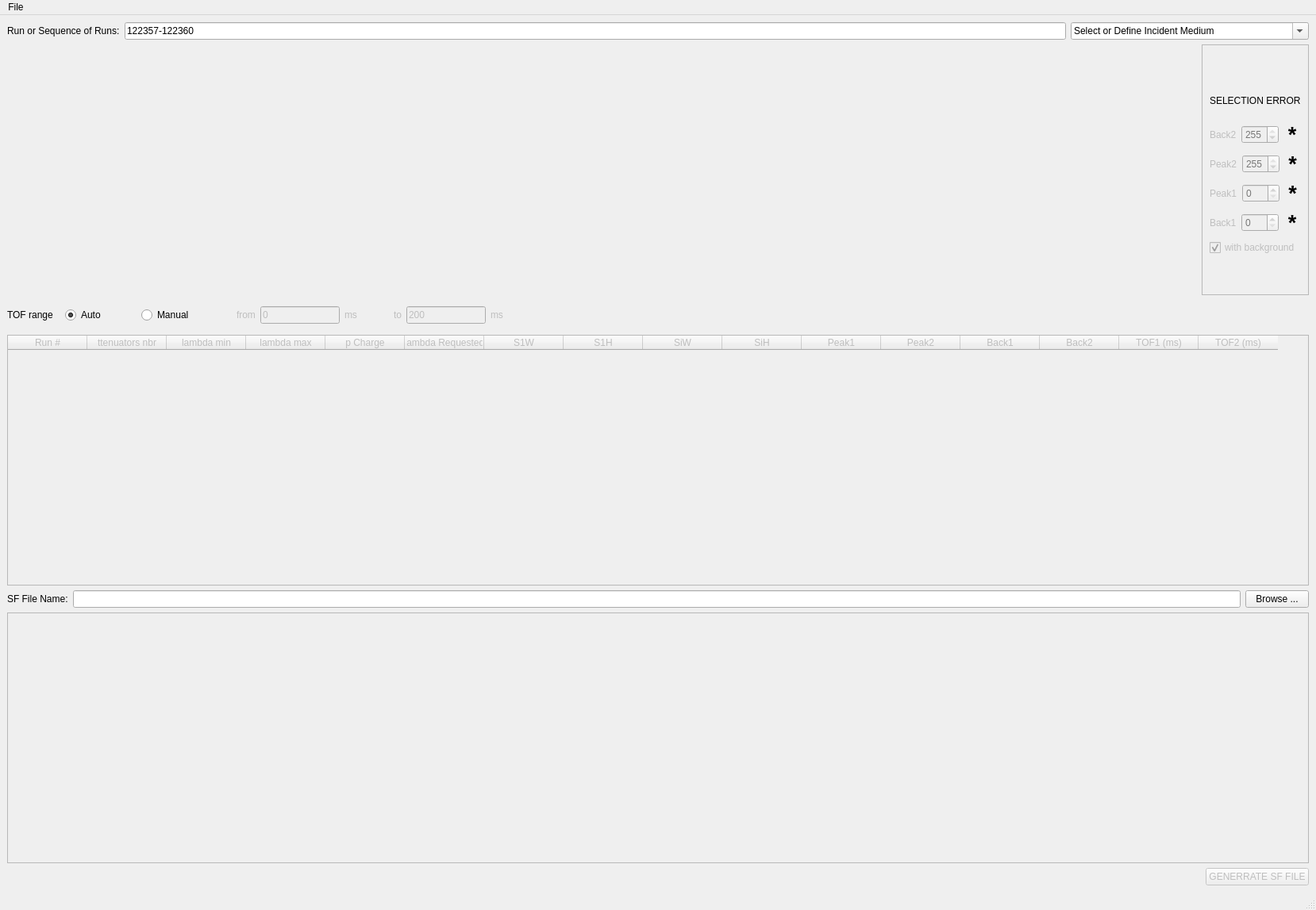
<?xml version="1.0" encoding="UTF-8"?>
<ui version="4.0">
 <class>MainWindow</class>
 <widget class="QMainWindow" name="MainWindow">
  <property name="geometry">
   <rect>
    <x>0</x>
    <y>0</y>
    <width>1658</width>
    <height>1147</height>
   </rect>
  </property>
  <property name="windowTitle">
   <string>SF Calculator</string>
  </property>
  <widget class="QWidget" name="centralwidget">
   <layout class="QHBoxLayout" name="horizontalLayout_5">
    <item>
     <layout class="QVBoxLayout" name="verticalLayout">
      <item>
       <layout class="QHBoxLayout" name="horizontalLayout_2">
        <item>
         <widget class="QLabel" name="label">
          <property name="text">
           <string>Run or Sequence of Runs:</string>
          </property>
         </widget>
        </item>
        <item>
         <widget class="QLineEdit" name="runSequenceLineEdit">
          <property name="toolTip">
           <string>1234 or 1234,1236,1239 or 1234-1238</string>
          </property>
          <property name="text">
           <string>122357-122360</string>
          </property>
         </widget>
        </item>
        <item>
         <widget class="QComboBox" name="incidentMediumComboBox">
          <property name="minimumSize">
           <size>
            <width>300</width>
            <height>0</height>
           </size>
          </property>
          <property name="editable">
           <bool>true</bool>
          </property>
          <item>
           <property name="text">
            <string>Select or Define Incident Medium</string>
           </property>
          </item>
         </widget>
        </item>
       </layout>
      </item>
      <item>
       <layout class="QHBoxLayout" name="horizontalLayout">
        <item>
         <widget class="MPLWidgetNoLog" name="yt_plot" native="true">
          <property name="enabled">
           <bool>false</bool>
          </property>
          <property name="sizePolicy">
           <sizepolicy hsizetype="Expanding" vsizetype="Expanding">
            <horstretch>0</horstretch>
            <verstretch>0</verstretch>
           </sizepolicy>
          </property>
         </widget>
        </item>
        <item>
         <widget class="MPLWidgetXLog" name="yi_plot" native="true">
          <property name="enabled">
           <bool>false</bool>
          </property>
          <property name="sizePolicy">
           <sizepolicy hsizetype="Expanding" vsizetype="Expanding">
            <horstretch>0</horstretch>
            <verstretch>0</verstretch>
           </sizepolicy>
          </property>
         </widget>
        </item>
        <item>
         <widget class="QFrame" name="frame_11">
          <property name="maximumSize">
           <size>
            <width>180</width>
            <height>16777215</height>
           </size>
          </property>
          <property name="frameShape">
           <enum>QFrame::StyledPanel</enum>
          </property>
          <property name="frameShadow">
           <enum>QFrame::Raised</enum>
          </property>
          <layout class="QVBoxLayout" name="verticalLayout_26">
           <item>
            <spacer name="verticalSpacer_5">
             <property name="orientation">
              <enum>Qt::Vertical</enum>
             </property>
             <property name="sizeType">
              <enum>QSizePolicy::Minimum</enum>
             </property>
             <property name="sizeHint" stdset="0">
              <size>
               <width>20</width>
               <height>40</height>
              </size>
             </property>
            </spacer>
           </item>
           <item>
            <widget class="QLabel" name="error_label">
             <property name="text">
              <string>SELECTION ERROR</string>
             </property>
            </widget>
           </item>
           <item>
            <layout class="QVBoxLayout" name="verticalLayout_28">
             <item>
              <layout class="QHBoxLayout" name="horizontalLayout_32">
               <item>
                <widget class="QLabel" name="dataBackFromLabel">
                 <property name="enabled">
                  <bool>false</bool>
                 </property>
                 <property name="text">
                  <string>Back2</string>
                 </property>
                </widget>
               </item>
               <item>
                <widget class="QSpinBox" name="dataBackToValue">
                 <property name="enabled">
                  <bool>false</bool>
                 </property>
                 <property name="palette">
                  <palette>
                   <active>
                    <colorrole role="Text">
                     <brush brushstyle="SolidPattern">
                      <color alpha="255">
                       <red>255</red>
                       <green>0</green>
                       <blue>0</blue>
                      </color>
                     </brush>
                    </colorrole>
                   </active>
                   <inactive>
                    <colorrole role="Text">
                     <brush brushstyle="SolidPattern">
                      <color alpha="255">
                       <red>255</red>
                       <green>0</green>
                       <blue>0</blue>
                      </color>
                     </brush>
                    </colorrole>
                   </inactive>
                   <disabled>
                    <colorrole role="Text">
                     <brush brushstyle="SolidPattern">
                      <color alpha="255">
                       <red>118</red>
                       <green>118</green>
                       <blue>117</blue>
                      </color>
                     </brush>
                    </colorrole>
                   </disabled>
                  </palette>
                 </property>
                 <property name="maximum">
                  <number>255</number>
                 </property>
                 <property name="value">
                  <number>255</number>
                 </property>
                </widget>
               </item>
               <item>
                <widget class="QLabel" name="back2_error">
                 <property name="font">
                  <font>
                   <pointsize>20</pointsize>
                   <weight>75</weight>
                   <bold>true</bold>
                  </font>
                 </property>
                 <property name="accessibleDescription">
                  <string/>
                 </property>
                 <property name="text">
                  <string>*</string>
                 </property>
                 <property name="alignment">
                  <set>Qt::AlignCenter</set>
                 </property>
                </widget>
               </item>
              </layout>
             </item>
             <item>
              <layout class="QHBoxLayout" name="horizontalLayout_33">
               <item>
                <widget class="QLabel" name="dataPeakFromLabel">
                 <property name="enabled">
                  <bool>false</bool>
                 </property>
                 <property name="text">
                  <string>Peak2</string>
                 </property>
                </widget>
               </item>
               <item>
                <widget class="QSpinBox" name="dataPeakToValue">
                 <property name="enabled">
                  <bool>false</bool>
                 </property>
                 <property name="palette">
                  <palette>
                   <active>
                    <colorrole role="Text">
                     <brush brushstyle="SolidPattern">
                      <color alpha="255">
                       <red>0</red>
                       <green>255</green>
                       <blue>0</blue>
                      </color>
                     </brush>
                    </colorrole>
                   </active>
                   <inactive>
                    <colorrole role="Text">
                     <brush brushstyle="SolidPattern">
                      <color alpha="255">
                       <red>0</red>
                       <green>255</green>
                       <blue>0</blue>
                      </color>
                     </brush>
                    </colorrole>
                   </inactive>
                   <disabled>
                    <colorrole role="Text">
                     <brush brushstyle="SolidPattern">
                      <color alpha="255">
                       <red>118</red>
                       <green>118</green>
                       <blue>117</blue>
                      </color>
                     </brush>
                    </colorrole>
                   </disabled>
                  </palette>
                 </property>
                 <property name="maximum">
                  <number>255</number>
                 </property>
                 <property name="value">
                  <number>255</number>
                 </property>
                </widget>
               </item>
               <item>
                <widget class="QLabel" name="peak2_error">
                 <property name="font">
                  <font>
                   <pointsize>20</pointsize>
                   <weight>75</weight>
                   <bold>true</bold>
                  </font>
                 </property>
                 <property name="accessibleDescription">
                  <string/>
                 </property>
                 <property name="text">
                  <string>*</string>
                 </property>
                 <property name="alignment">
                  <set>Qt::AlignCenter</set>
                 </property>
                </widget>
               </item>
              </layout>
             </item>
             <item>
              <layout class="QHBoxLayout" name="horizontalLayout_34">
               <item>
                <widget class="QLabel" name="dataPeakToLabel">
                 <property name="enabled">
                  <bool>false</bool>
                 </property>
                 <property name="text">
                  <string>Peak1</string>
                 </property>
                </widget>
               </item>
               <item>
                <widget class="QSpinBox" name="dataPeakFromValue">
                 <property name="enabled">
                  <bool>false</bool>
                 </property>
                 <property name="palette">
                  <palette>
                   <active>
                    <colorrole role="Text">
                     <brush brushstyle="SolidPattern">
                      <color alpha="255">
                       <red>0</red>
                       <green>255</green>
                       <blue>0</blue>
                      </color>
                     </brush>
                    </colorrole>
                   </active>
                   <inactive>
                    <colorrole role="Text">
                     <brush brushstyle="SolidPattern">
                      <color alpha="255">
                       <red>0</red>
                       <green>255</green>
                       <blue>0</blue>
                      </color>
                     </brush>
                    </colorrole>
                   </inactive>
                   <disabled>
                    <colorrole role="Text">
                     <brush brushstyle="SolidPattern">
                      <color alpha="255">
                       <red>118</red>
                       <green>118</green>
                       <blue>117</blue>
                      </color>
                     </brush>
                    </colorrole>
                   </disabled>
                  </palette>
                 </property>
                 <property name="maximum">
                  <number>255</number>
                 </property>
                 <property name="value">
                  <number>0</number>
                 </property>
                </widget>
               </item>
               <item>
                <widget class="QLabel" name="peak1_error">
                 <property name="font">
                  <font>
                   <pointsize>20</pointsize>
                   <weight>75</weight>
                   <bold>true</bold>
                  </font>
                 </property>
                 <property name="accessibleDescription">
                  <string/>
                 </property>
                 <property name="text">
                  <string>*</string>
                 </property>
                 <property name="alignment">
                  <set>Qt::AlignCenter</set>
                 </property>
                </widget>
               </item>
              </layout>
             </item>
             <item>
              <layout class="QHBoxLayout" name="horizontalLayout_35">
               <item>
                <widget class="QLabel" name="dataBackToLabel">
                 <property name="enabled">
                  <bool>false</bool>
                 </property>
                 <property name="text">
                  <string>Back1</string>
                 </property>
                </widget>
               </item>
               <item>
                <widget class="QSpinBox" name="dataBackFromValue">
                 <property name="enabled">
                  <bool>false</bool>
                 </property>
                 <property name="palette">
                  <palette>
                   <active>
                    <colorrole role="Text">
                     <brush brushstyle="SolidPattern">
                      <color alpha="255">
                       <red>255</red>
                       <green>0</green>
                       <blue>0</blue>
                      </color>
                     </brush>
                    </colorrole>
                   </active>
                   <inactive>
                    <colorrole role="Text">
                     <brush brushstyle="SolidPattern">
                      <color alpha="255">
                       <red>255</red>
                       <green>0</green>
                       <blue>0</blue>
                      </color>
                     </brush>
                    </colorrole>
                   </inactive>
                   <disabled>
                    <colorrole role="Text">
                     <brush brushstyle="SolidPattern">
                      <color alpha="255">
                       <red>118</red>
                       <green>118</green>
                       <blue>117</blue>
                      </color>
                     </brush>
                    </colorrole>
                   </disabled>
                  </palette>
                 </property>
                 <property name="maximum">
                  <number>255</number>
                 </property>
                 <property name="value">
                  <number>0</number>
                 </property>
                </widget>
               </item>
               <item>
                <widget class="QLabel" name="back1_error">
                 <property name="font">
                  <font>
                   <pointsize>20</pointsize>
                   <weight>75</weight>
                   <bold>true</bold>
                  </font>
                 </property>
                 <property name="accessibleDescription">
                  <string/>
                 </property>
                 <property name="text">
                  <string>*</string>
                 </property>
                 <property name="alignment">
                  <set>Qt::AlignCenter</set>
                 </property>
                </widget>
               </item>
              </layout>
             </item>
             <item>
              <widget class="QCheckBox" name="dataBackgroundFlag">
               <property name="enabled">
                <bool>false</bool>
               </property>
               <property name="text">
                <string>with background</string>
               </property>
               <property name="checked">
                <bool>true</bool>
               </property>
              </widget>
             </item>
            </layout>
           </item>
           <item>
            <spacer name="verticalSpacer_6">
             <property name="orientation">
              <enum>Qt::Vertical</enum>
             </property>
             <property name="sizeType">
              <enum>QSizePolicy::Minimum</enum>
             </property>
             <property name="sizeHint" stdset="0">
              <size>
               <width>20</width>
               <height>40</height>
              </size>
             </property>
            </spacer>
           </item>
          </layout>
         </widget>
        </item>
       </layout>
      </item>
      <item>
       <layout class="QHBoxLayout" name="horizontalLayout_40">
        <item>
         <widget class="QLabel" name="dataTOFmanualLabel">
          <property name="enabled">
           <bool>true</bool>
          </property>
          <property name="text">
           <string>TOF range</string>
          </property>
         </widget>
        </item>
        <item>
         <widget class="QFrame" name="frame_14">
          <property name="frameShape">
           <enum>QFrame::NoFrame</enum>
          </property>
          <property name="frameShadow">
           <enum>QFrame::Raised</enum>
          </property>
          <property name="lineWidth">
           <number>0</number>
          </property>
          <layout class="QHBoxLayout" name="horizontalLayout_41">
           <item>
            <layout class="QHBoxLayout" name="horizontalLayout_42">
             <item>
              <widget class="QRadioButton" name="dataTOFautoMode">
               <property name="text">
                <string>Auto</string>
               </property>
               <property name="checked">
                <bool>true</bool>
               </property>
               <property name="autoExclusive">
                <bool>true</bool>
               </property>
              </widget>
             </item>
             <item>
              <spacer name="horizontalSpacer_20">
               <property name="orientation">
                <enum>Qt::Horizontal</enum>
               </property>
               <property name="sizeType">
                <enum>QSizePolicy::Maximum</enum>
               </property>
               <property name="sizeHint" stdset="0">
                <size>
                 <width>40</width>
                 <height>20</height>
                </size>
               </property>
              </spacer>
             </item>
             <item>
              <widget class="QRadioButton" name="dataTOFmanualMode">
               <property name="enabled">
                <bool>true</bool>
               </property>
               <property name="text">
                <string>Manual</string>
               </property>
               <property name="autoExclusive">
                <bool>true</bool>
               </property>
              </widget>
             </item>
            </layout>
           </item>
          </layout>
         </widget>
        </item>
        <item>
         <spacer name="horizontalSpacer_22">
          <property name="orientation">
           <enum>Qt::Horizontal</enum>
          </property>
          <property name="sizeType">
           <enum>QSizePolicy::Maximum</enum>
          </property>
          <property name="sizeHint" stdset="0">
           <size>
            <width>40</width>
            <height>20</height>
           </size>
          </property>
         </spacer>
        </item>
        <item>
         <widget class="QLabel" name="TOFmanualFromLabel">
          <property name="enabled">
           <bool>false</bool>
          </property>
          <property name="text">
           <string>from</string>
          </property>
         </widget>
        </item>
        <item>
         <widget class="QLineEdit" name="TOFmanualFromValue">
          <property name="enabled">
           <bool>false</bool>
          </property>
          <property name="sizePolicy">
           <sizepolicy hsizetype="Minimum" vsizetype="Fixed">
            <horstretch>0</horstretch>
            <verstretch>0</verstretch>
           </sizepolicy>
          </property>
          <property name="minimumSize">
           <size>
            <width>100</width>
            <height>0</height>
           </size>
          </property>
          <property name="maximumSize">
           <size>
            <width>100</width>
            <height>16777215</height>
           </size>
          </property>
          <property name="text">
           <string>0</string>
          </property>
         </widget>
        </item>
        <item>
         <widget class="QLabel" name="TOFmanualFromUnitsValue">
          <property name="enabled">
           <bool>false</bool>
          </property>
          <property name="text">
           <string>ms</string>
          </property>
         </widget>
        </item>
        <item>
         <spacer name="horizontalSpacer_23">
          <property name="orientation">
           <enum>Qt::Horizontal</enum>
          </property>
          <property name="sizeType">
           <enum>QSizePolicy::Maximum</enum>
          </property>
          <property name="sizeHint" stdset="0">
           <size>
            <width>40</width>
            <height>20</height>
           </size>
          </property>
         </spacer>
        </item>
        <item>
         <widget class="QLabel" name="TOFmanualToLabel">
          <property name="enabled">
           <bool>false</bool>
          </property>
          <property name="text">
           <string>to</string>
          </property>
         </widget>
        </item>
        <item>
         <widget class="QLineEdit" name="TOFmanualToValue">
          <property name="enabled">
           <bool>false</bool>
          </property>
          <property name="sizePolicy">
           <sizepolicy hsizetype="Minimum" vsizetype="Fixed">
            <horstretch>0</horstretch>
            <verstretch>0</verstretch>
           </sizepolicy>
          </property>
          <property name="minimumSize">
           <size>
            <width>100</width>
            <height>0</height>
           </size>
          </property>
          <property name="maximumSize">
           <size>
            <width>100</width>
            <height>16777215</height>
           </size>
          </property>
          <property name="text">
           <string>200</string>
          </property>
         </widget>
        </item>
        <item>
         <widget class="QLabel" name="TOFmanualToUnitsValue">
          <property name="enabled">
           <bool>false</bool>
          </property>
          <property name="text">
           <string>ms</string>
          </property>
         </widget>
        </item>
        <item>
         <spacer name="horizontalSpacer_24">
          <property name="orientation">
           <enum>Qt::Horizontal</enum>
          </property>
          <property name="sizeHint" stdset="0">
           <size>
            <width>40</width>
            <height>20</height>
           </size>
          </property>
         </spacer>
        </item>
       </layout>
      </item>
      <item>
       <widget class="QTableWidget" name="tableWidget">
        <property name="enabled">
         <bool>false</bool>
        </property>
        <property name="contextMenuPolicy">
         <enum>Qt::CustomContextMenu</enum>
        </property>
        <column>
         <property name="text">
          <string>Run #</string>
         </property>
        </column>
        <column>
         <property name="text">
          <string>ttenuators nbr</string>
         </property>
        </column>
        <column>
         <property name="text">
          <string>lambda min</string>
         </property>
        </column>
        <column>
         <property name="text">
          <string>lambda max</string>
         </property>
        </column>
        <column>
         <property name="text">
          <string>p Charge</string>
         </property>
        </column>
        <column>
         <property name="text">
          <string>lambda Requested</string>
         </property>
        </column>
        <column>
         <property name="text">
          <string>S1W</string>
         </property>
        </column>
        <column>
         <property name="text">
          <string>S1H</string>
         </property>
        </column>
        <column>
         <property name="text">
          <string>SiW</string>
         </property>
        </column>
        <column>
         <property name="text">
          <string>SiH</string>
         </property>
        </column>
        <column>
         <property name="text">
          <string>Peak1</string>
         </property>
        </column>
        <column>
         <property name="text">
          <string>Peak2</string>
         </property>
        </column>
        <column>
         <property name="text">
          <string>Back1</string>
         </property>
        </column>
        <column>
         <property name="text">
          <string>Back2</string>
         </property>
        </column>
        <column>
         <property name="text">
          <string>TOF1 (ms)</string>
         </property>
        </column>
        <column>
         <property name="text">
          <string>TOF2 (ms)</string>
         </property>
        </column>
       </widget>
      </item>
      <item>
       <layout class="QHBoxLayout" name="horizontalLayout_3">
        <item>
         <widget class="QLabel" name="label_2">
          <property name="enabled">
           <bool>true</bool>
          </property>
          <property name="text">
           <string>SF File Name:</string>
          </property>
         </widget>
        </item>
        <item>
         <widget class="QLineEdit" name="sfFileNameLineEdit">
          <property name="enabled">
           <bool>true</bool>
          </property>
         </widget>
        </item>
        <item>
         <widget class="QPushButton" name="sfFileNameBrowseButton">
          <property name="text">
           <string>Browse ...</string>
          </property>
         </widget>
        </item>
       </layout>
      </item>
      <item>
       <widget class="QPlainTextEdit" name="sfFileNamePreview">
        <property name="enabled">
         <bool>false</bool>
        </property>
        <property name="textInteractionFlags">
         <set>Qt::NoTextInteraction</set>
        </property>
       </widget>
      </item>
      <item>
       <layout class="QHBoxLayout" name="horizontalLayout_4">
        <item>
         <spacer name="horizontalSpacer">
          <property name="orientation">
           <enum>Qt::Horizontal</enum>
          </property>
          <property name="sizeHint" stdset="0">
           <size>
            <width>40</width>
            <height>20</height>
           </size>
          </property>
         </spacer>
        </item>
        <item>
         <widget class="QPushButton" name="generateSFfileButton">
          <property name="enabled">
           <bool>false</bool>
          </property>
          <property name="text">
           <string>GENERRATE SF FILE</string>
          </property>
         </widget>
        </item>
       </layout>
      </item>
     </layout>
    </item>
   </layout>
  </widget>
  <widget class="QMenuBar" name="menubar">
   <property name="geometry">
    <rect>
     <x>0</x>
     <y>0</y>
     <width>1658</width>
     <height>25</height>
    </rect>
   </property>
   <widget class="QMenu" name="menuFile">
    <property name="title">
     <string>File</string>
    </property>
    <addaction name="actionLoading_Configuration"/>
    <addaction name="actionSaving_Configuration"/>
   </widget>
   <addaction name="menuFile"/>
  </widget>
  <widget class="QStatusBar" name="statusbar"/>
  <action name="actionLoading_Configuration">
   <property name="text">
    <string>Loading Configuration ...</string>
   </property>
  </action>
  <action name="actionSaving_Configuration">
   <property name="text">
    <string>Saving Configuration ...</string>
   </property>
  </action>
 </widget>
 <customwidgets>
  <customwidget>
   <class>MPLWidgetXLog</class>
   <extends>QWidget</extends>
   <header location="global">.mplwidgetxlog.h</header>
   <container>1</container>
  </customwidget>
  <customwidget>
   <class>MPLWidgetNoLog</class>
   <extends>QWidget</extends>
   <header>mplwidgetnolog.h</header>
   <container>1</container>
  </customwidget>
 </customwidgets>
 <resources/>
 <connections>
  <connection>
   <sender>runSequenceLineEdit</sender>
   <signal>returnPressed()</signal>
   <receiver>MainWindow</receiver>
   <slot>runSequenceLineEditEvent()</slot>
   <hints>
    <hint type="sourcelabel">
     <x>732</x>
     <y>43</y>
    </hint>
    <hint type="destinationlabel">
     <x>666</x>
     <y>577</y>
    </hint>
   </hints>
  </connection>
  <connection>
   <sender>tableWidget</sender>
   <signal>customContextMenuRequested(QPoint)</signal>
   <receiver>MainWindow</receiver>
   <slot>tableWidgetRightClick()</slot>
   <hints>
    <hint type="sourcelabel">
     <x>666</x>
     <y>558</y>
    </hint>
    <hint type="destinationlabel">
     <x>666</x>
     <y>577</y>
    </hint>
   </hints>
  </connection>
  <connection>
   <sender>sfFileNameBrowseButton</sender>
   <signal>clicked()</signal>
   <receiver>MainWindow</receiver>
   <slot>browseFile()</slot>
   <hints>
    <hint type="sourcelabel">
     <x>1280</x>
     <y>744</y>
    </hint>
    <hint type="destinationlabel">
     <x>666</x>
     <y>577</y>
    </hint>
   </hints>
  </connection>
  <connection>
   <sender>actionSaving_Configuration</sender>
   <signal>triggered()</signal>
   <receiver>MainWindow</receiver>
   <slot>savingConfiguration()</slot>
   <hints>
    <hint type="sourcelabel">
     <x>-1</x>
     <y>-1</y>
    </hint>
    <hint type="destinationlabel">
     <x>666</x>
     <y>577</y>
    </hint>
   </hints>
  </connection>
  <connection>
   <sender>dataTOFautoMode</sender>
   <signal>clicked()</signal>
   <receiver>MainWindow</receiver>
   <slot>selectAutoTOF()</slot>
   <hints>
    <hint type="sourcelabel">
     <x>121</x>
     <y>418</y>
    </hint>
    <hint type="destinationlabel">
     <x>666</x>
     <y>577</y>
    </hint>
   </hints>
  </connection>
  <connection>
   <sender>dataTOFmanualMode</sender>
   <signal>clicked()</signal>
   <receiver>MainWindow</receiver>
   <slot>selectManualTOF()</slot>
   <hints>
    <hint type="sourcelabel">
     <x>240</x>
     <y>418</y>
    </hint>
    <hint type="destinationlabel">
     <x>666</x>
     <y>577</y>
    </hint>
   </hints>
  </connection>
 </connections>
 <slots>
  <slot>runSequenceLineEditEvent()</slot>
  <slot>tableWidgetRightClick()</slot>
  <slot>browseFile()</slot>
  <slot>savingConfiguration()</slot>
  <slot>selectAutoTOF()</slot>
  <slot>selectManualTOF()</slot>
 </slots>
</ui>
